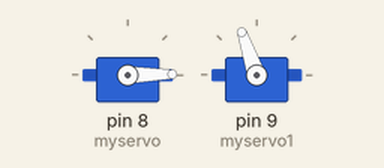
This sketch was run on a simulated Arduino Uno, built with avr-gcc and run on an emulated ATmega328P. On the bench: 2 × servo.

Above: at 0.05 s.
At 1.3 s:
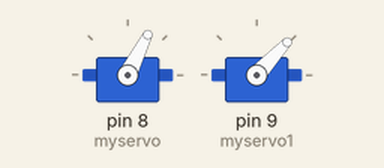
At 2.55 s:
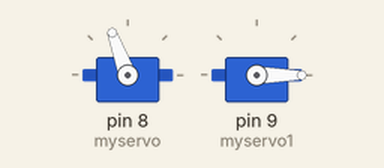
At 5.05 s:
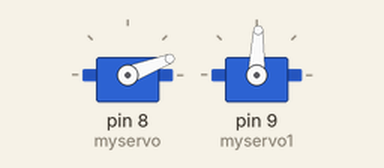
Timing chart, 0 to 8.4 s (numbered marks = the images above):
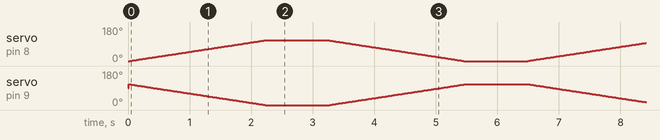

The sketch:

ServoTest.ino
```cpp
#include <Servo.h>

Servo myservo;
Servo myservo1;
void setup()
{
  myservo.attach(8);
  myservo1.attach(9);
}

void loop()
{
  for(int i = 0,j = 110; i <= 110,j >= 0; i+=1,j-=1){
    myservo.write(i);
    delay(10);
    myservo1.write(j);
    delay(10);
  }
  delay(1000);
   for(int i = 110,j = 0; i >= 0,j <= 110; i-=1,j+=1){
    myservo.write(i);
    delay(10);
    myservo1.write(j);
    delay(10);
  }
  delay(1000);
}
```
